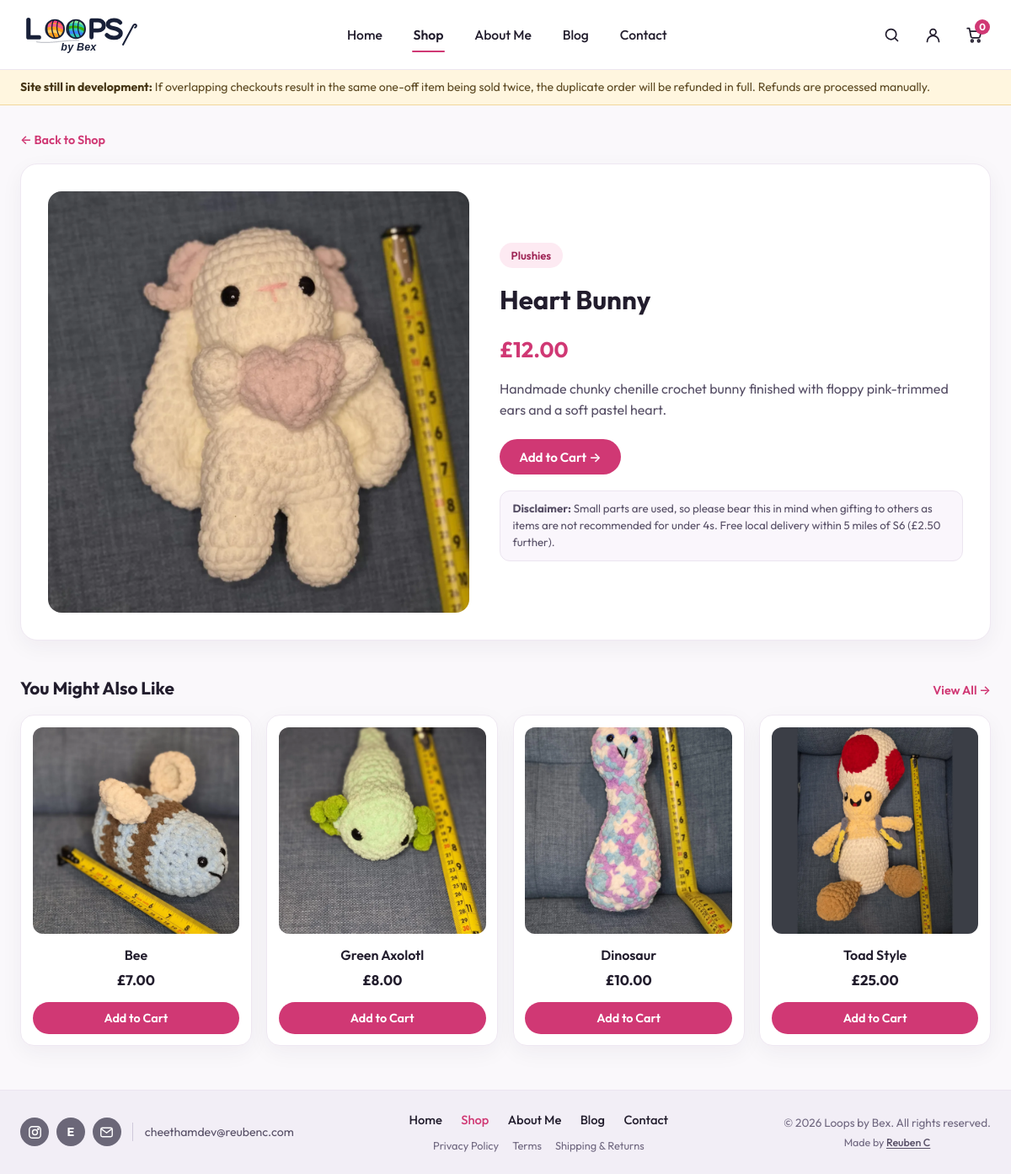
Screenshot of /product?slug=love-bunny with the database file from the repository.
### tables this page shows
CREATE TABLE IF NOT EXISTS products (
    id INT UNSIGNED AUTO_INCREMENT PRIMARY KEY,
    slug VARCHAR(120) NOT NULL,
    name VARCHAR(160) NOT NULL,
    category VARCHAR(80) NOT NULL DEFAULT 'Plushies',
    short_description VARCHAR(255) NOT NULL DEFAULT '',
    description TEXT NOT NULL,
    price_pence INT UNSIGNED NOT NULL DEFAULT 0,
    image_path VARCHAR(255) NOT NULL,
    side_image_path VARCHAR(255) NOT NULL DEFAULT '',
    stock_qty INT UNSIGNED NOT NULL DEFAULT 1,
    is_featured_main TINYINT(1) NOT NULL DEFAULT 0,
    is_featured_sidebar TINYINT(1) NOT NULL DEFAULT 0,
    is_active TINYINT(1) NOT NULL DEFAULT 1,
    sort_order INT UNSIGNED NOT NULL DEFAULT 0,
    created_at TIMESTAMP NOT NULL DEFAULT CURRENT_TIMESTAMP,
    UNIQUE KEY uq_products_slug (slug),
    KEY idx_products_active_sort (is_active, sort_order)
);

### includes/catalog.php (called while the page is built, shortened)
<?php
function hidden_product_slugs(): array
{
    return [
        'elephant-dog-bandana',
        'emoji-dog-bandana',
        'jungle-blue-dog-bandana',
        'jungle-pink-dog-bandana',
        'swan-dog-bandana',
    ];
}
function get_all_products(?PDO $pdo): array
{
    $defaultsBySlug = [];
    foreach (default_placeholder_products() as $item) {
        $defaultsBySlug[$item['slug']] = $item;
    }
    if ($pdo instanceof PDO) {
        try {
            $hiddenSlugs = hidden_product_slugs();
            $hiddenPlaceholders = implode(', ', array_fill(0, count($hiddenSlugs), '?'));
            $stmt = $pdo->prepare(
                "SELECT * FROM products
                 WHERE is_active = 1
                   AND slug NOT LIKE 'placeholder-%'
                   AND slug NOT IN ($hiddenPlaceholders)
                 ORDER BY sort_order ASC, id ASC"
            );
            $stmt->execute($hiddenSlugs);
            $rows = $stmt->fetchAll();
            if (!empty($rows)) {
                return array_map(static function (array $row) use ($defaultsBySlug): array {
                    $slug = (string) ($row['slug'] ?? '');
                    $fallbackSide = $defaultsBySlug[$slug]['side_image_path'] ?? '';
                    $row['id'] = (int) $row['id'];
                    $row['price_pence'] = (int) $row['price_pence'];
                    $row['stock_qty'] = (int) $row['stock_qty'];
                    $row['is_featured_main'] = (int) $row['is_featured_main'];
                    $row['is_featured_sidebar'] = (int) $row['is_featured_sidebar'];
                    $row['side_image_path'] = trim((string) ($row['side_image_path'] ?? '')) !== ''
                        ? (string) $row['side_image_path']
                        : $fallbackSide;
                    $row['color_options'] = $defaultsBySlug[$slug]['color_options'] ?? [];
                    $makerNote = (string) ($defaultsBySlug[$slug]['maker_note'] ?? '');
                    $row['maker_note'] = $makerNote;
                    if ($makerNote !== '' && isset($defaultsBySlug[$slug]['description'])) {
                        $row['short_description'] = $defaultsBySlug[$slug]['short_description'];
                        $row['description'] = $defaultsBySlug[$slug]['description'];
                    }
                    return $row;
                }, $rows);
            }
        } catch (PDOException $e) {
            if (!str_contains(strtolower($e->getMessage()), 'no such table')) {
                error_log('catalog query fallback: ' . $e->getMessage());
            }
        }
    }
    return default_placeholder_products();
}
function get_product_by_slug(?PDO $pdo, string $slug): ?array
{
    $slug = trim($slug);
    foreach (get_all_products($pdo) as $product) {
        if ($product['slug'] === $slug) {
            return $product;
        }
    }
    return null;
}
function product_is_sold(array $product): bool
{
    return (int) ($product['stock_qty'] ?? 0) <= 0;
}

### includes/bootstrap.php (called while the page is built, shortened)
<?php
require_once __DIR__ . '/../config.php';
require_once __DIR__ . '/security.php';
if (is_file(__DIR__ . '/catalog.php')) {
    require_once __DIR__ . '/catalog.php';
}
function e(mixed $value): string
{
    return htmlspecialchars((string) $value, ENT_QUOTES | ENT_SUBSTITUTE, 'UTF-8');
}
function format_gbp(int $pence): string
{
    $negative = $pence < 0;
    $abs = abs($pence);
    return ($negative ? '-' : '') . '£' . number_format($abs / 100, 2, '.', ',');
}

### pages/product.php (the view, shortened to what this page needs)
<?php
require_once __DIR__ . '/../includes/bootstrap.php';
$slug = trim((string) ($_GET['slug'] ?? ''));
$product = get_product_by_slug($pdo, $slug);
$isSold = product_is_sold($product);
$sideImage = trim((string) ($product['side_image_path'] ?? ''));
$activeView = (($_GET['view'] ?? '') === 'side' && $sideImage !== '') ? 'side' : 'front';
$initialImage = $activeView === 'side' ? $sideImage : (string) $product['image_path'];
$initialAlt = $activeView === 'side'
    ? $product['name'] . ' — side view'
    : (string) $product['name'];
$related = array_values(array_filter(
    get_all_products($pdo),
    static fn(array $item): bool => $item['slug'] !== $product['slug']
));
$related = array_slice($related, 0, 4);
require_once __DIR__ . '/../partials/header.php';
?>
<main class="site-main" id="main-content">
    <div class="site-container">
        <p style="margin-bottom: 1rem;">
            <a href="/shop" class="text-arrow-link">&larr; Back to Shop</a>
        </p>
        <section class="product-detail-card">
            <div class="product-detail-media-wrap">
                <div class="product-detail-media<?php echo $isSold ? ' is-sold' : ''; ?>">
                    <img src="<?php echo e($initialImage); ?>"
                         alt="<?php echo e($initialAlt); ?>"
                         width="600"
                         height="600"
                         data-product-main-img>
                </div>
            </div>
            <div class="product-detail-info">
                <span class="badge-category"><?php echo e($product['category']); ?></span>
                <h1><?php echo e($product['name']); ?><?php if ($isSold): ?> <span class="product-sold-inline">SOLD</span><?php endif; ?></h1>
                <p class="detail-price"><?php echo e(format_gbp((int) $product['price_pence'])); ?></p>
                <p><?php echo e($product['description']); ?></p>
                <?php if (!$isSold): ?>
                    <form action="/cart-action.php" method="POST" class="add-detail-form">
                        <div class="add-detail-controls">
                            <button type="submit" class="btn btn-primary">Add to Cart &rarr;</button>
                        </div>
                    </form>
                <?php else: ?>
                    <p class="product-sold-note"><?php echo e(product_sold_message($product)); ?></p>
                <?php endif; ?>
                <?php if (!empty($product['maker_note'])): ?>
                    <p class="product-safety-note">
                        <strong>Delivery:</strong> Free local delivery within 5 miles of Sheffield S6 (&pound;2.50 further across the UK).
                    </p>
                <?php else: ?>
                    <p class="product-safety-note">
                        <strong>Disclaimer:</strong> Small parts are used, so please bear this in mind when gifting to others as items are not recommended for under 4s. Free local delivery within 5 miles of S6 (&pound;2.50 further).
                    </p>
                <?php endif; ?>
            </div>
        </section>
        <section class="section-new-arrivals" style="margin-top: 2.5rem;">
            <div class="sidebar-card-header">
                <h2>You Might Also Like</h2>
                <a href="/shop" class="text-arrow-link">View All &rarr;</a>
            </div>
            <div class="product-grid-4">
                <?php foreach ($related as $item): ?>
                    <?php $itemIsSold = product_is_sold($item); ?>
                    <article class="product-card<?php echo $itemIsSold ? ' is-sold' : ''; ?>">
                        <a href="/product?slug=<?php echo urlencode($item['slug']); ?>" class="product-card-media<?php echo $itemIsSold ? ' is-sold' : ''; ?>">
                            <img src="<?php echo e($item['image_path']); ?>" alt="<?php echo e($item['name']); ?>" width="320" height="320" loading="lazy">
                        </a>
                        <h3 class="product-card-title">
                            <a href="/product?slug=<?php echo urlencode($item['slug']); ?>"><?php echo e($item['name']); ?><?php echo $itemIsSold ? ' — SOLD' : ''; ?></a>
                        </h3>
                        <p class="product-card-price"><?php echo e(format_gbp((int) $item['price_pence'])); ?></p>
                        <?php if ($itemIsSold): ?>
                            <p class="product-sold-note"><?php echo e(product_sold_message($item)); ?></p>
                        <?php else: ?>
                            <form action="/cart-action.php" method="POST" class="product-card-form">
                                <button type="submit" class="btn btn-primary">Add to Cart</button>
                            </form>
                        <?php endif; ?>
                    </article>
                <?php endforeach; ?>
            </div>
        </section>
    </div>
</main>
<?php require_once __DIR__ . '/../partials/footer.php'; ?>

### style/global.css (style rules this page uses)
:root { --font-main: "Outfit", -apple-system, BlinkMacSystemFont, "Segoe UI", sans-serif; --bg-page: #faf8fb; --bg-surface: #ffffff; --bg-footer: #f2eef6; --bg-hero: linear-gradient(135deg, #eae6f4 0%, #e4def1 52%, #ddd5ec 100%); --bg-soft-pink: #fdeaf2; --bg-soft-pink-hover: #f9d6e6; --text-primary: #221d2d; --text-secondary: #574f66; --text-muted: #706880; --brand-pink: #d03874; --brand-pink-hover: #b52b62; --brand-pink-soft-text: #9e2455; --border-subtle: #ece5f0; --border-card: #efe8f2; --shadow-card: 0 8px 26px rgba(45, 25, 60, 0.05); --shadow-hover: 0 12px 28px rgba(208, 56, 116, 0.16); --radius-xl: 20px; --radius-lg: 16px; --radius-md: 12px; --radius-pill: 999px; }
*, *::before, *::after { box-sizing: border-box; margin: 0; padding: 0; }
html { font-size: 16px; scroll-behavior: smooth; }
body.site-body { min-height: 100vh; display: flex; flex-direction: column; font-family: var(--font-main); color: var(--text-primary); background-color: var(--bg-page); line-height: 1.55; -webkit-font-smoothing: antialiased; }
img, svg { max-width: 100%; display: block; }
a { color: inherit; text-decoration: none; }
button, input, select, textarea { font-family: inherit; font-size: 1rem; color: inherit; }
.site-container { width: 100%; max-width: 1320px; margin: 0 auto; padding: 0 1.5rem; }
.site-main { flex: 1; padding: 1.75rem 0 3.25rem; }
.btn { display: inline-flex; align-items: center; justify-content: center; gap: 0.45rem; border: none; border-radius: var(--radius-pill); font-weight: 600; font-size: 0.95rem; padding: 0.72rem 1.45rem; cursor: pointer; transition: transform 0.18s ease, box-shadow 0.18s ease, background-color 0.18s ease, color 0.18s ease; text-decoration: none; white-space: nowrap; }
.btn-primary { background-color: var(--brand-pink); color: #ffffff; }
.text-arrow-link { font-size: 0.9rem; font-weight: 600; color: var(--brand-pink); display: inline-flex; align-items: center; gap: 0.25rem; }

### rows the page displays
products: image_path (picture), category "Plushies", name "Heart Bunny", price_pence "£12.00", description "Handmade chunky chenille crochet bunny finished with floppy pink-trimmed ears and a soft pastel heart."
products: image_path (picture), name "Bee", price_pence "£7.00"
products: image_path (picture), name "Green Axolotl", price_pence "£8.00"
products: image_path (picture), name "Dinosaur", price_pence "£10.00"
products: image_path (picture), name "Toad Style", price_pence "£25.00"

### other values shown
$item['label'] "Home"
$item['label'] "Shop"
$item['label'] "About Me"
$item['label'] "Blog"
$item['label'] "Contact"
$cartCount "0"
$contactEmail "cheethamdev@reubenc.com"
